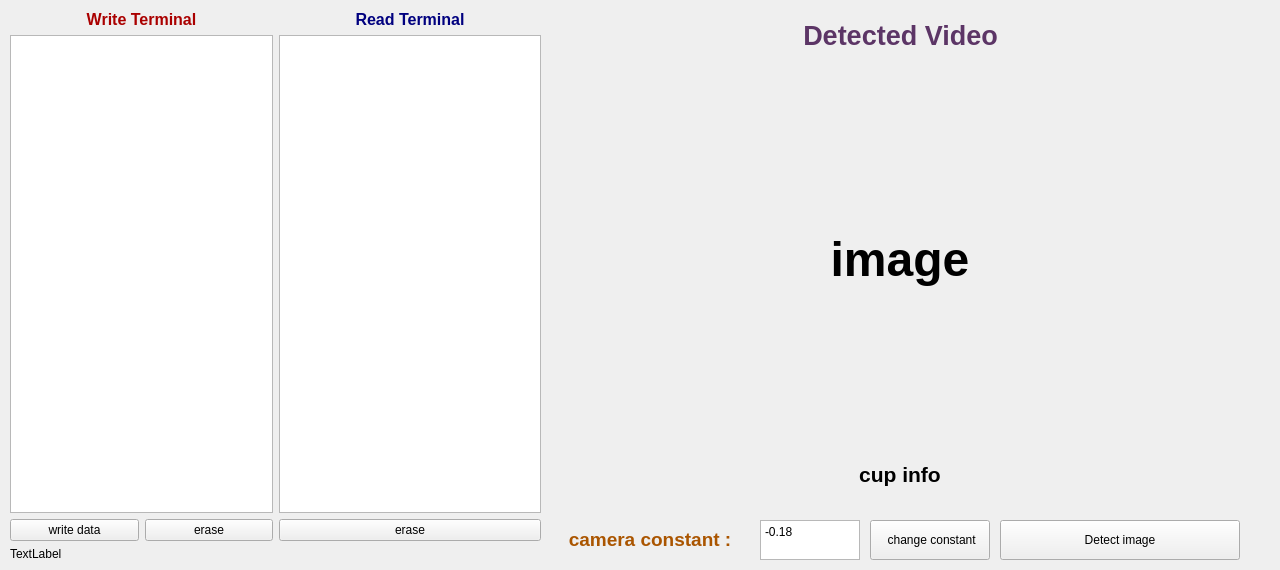
<?xml version="1.0" encoding="UTF-8"?>
<ui version="4.0">
 <class>MainWindow</class>
 <widget class="QMainWindow" name="MainWindow">
  <property name="geometry">
   <rect>
    <x>0</x>
    <y>0</y>
    <width>1280</width>
    <height>570</height>
   </rect>
  </property>
  <property name="windowTitle">
   <string>MainWindow</string>
  </property>
  <widget class="QWidget" name="centralwidget">
   <widget class="QWidget" name="gridLayoutWidget">
    <property name="geometry">
     <rect>
      <x>10</x>
      <y>10</y>
      <width>531</width>
      <height>551</height>
     </rect>
    </property>
    <layout class="QGridLayout" name="gridLayout">
     <property name="sizeConstraint">
      <enum>QLayout::SetMaximumSize</enum>
     </property>
     <property name="verticalSpacing">
      <number>6</number>
     </property>
     <item row="0" column="0">
      <layout class="QHBoxLayout" name="horizontalLayout_4">
       <item>
        <layout class="QVBoxLayout" name="verticalLeftUp">
         <item>
          <widget class="QLabel" name="WriteLabel">
           <property name="text">
            <string>&lt;html&gt;&lt;head/&gt;&lt;body&gt;&lt;p align=&quot;center&quot;&gt;&lt;span style=&quot; font-size:12pt; font-weight:600; color:#aa0000;&quot;&gt;Write Terminal&lt;/span&gt;&lt;/p&gt;&lt;/body&gt;&lt;/html&gt;</string>
           </property>
          </widget>
         </item>
         <item>
          <widget class="QPlainTextEdit" name="WritePlainText"/>
         </item>
         <item>
          <layout class="QHBoxLayout" name="horizontalLayout">
           <item>
            <widget class="QPushButton" name="BTwriteData">
             <property name="text">
              <string>write data</string>
             </property>
            </widget>
           </item>
           <item>
            <widget class="QPushButton" name="BTeraseWrite">
             <property name="text">
              <string>erase</string>
             </property>
            </widget>
           </item>
          </layout>
         </item>
        </layout>
       </item>
       <item>
        <layout class="QVBoxLayout" name="verticalRightUp">
         <item>
          <widget class="QLabel" name="ReadLabel">
           <property name="text">
            <string>&lt;html&gt;&lt;head/&gt;&lt;body&gt;&lt;p align=&quot;center&quot;&gt;&lt;span style=&quot; font-size:12pt; font-weight:600; color:#00007f;&quot;&gt;Read Terminal&lt;/span&gt;&lt;/p&gt;&lt;/body&gt;&lt;/html&gt;</string>
           </property>
          </widget>
         </item>
         <item>
          <widget class="QTextBrowser" name="ReadDataText"/>
         </item>
         <item>
          <widget class="QPushButton" name="BTeraseRead">
           <property name="text">
            <string>erase</string>
           </property>
          </widget>
         </item>
        </layout>
       </item>
      </layout>
     </item>
     <item row="1" column="0">
      <layout class="QVBoxLayout" name="verticalLayout">
       <item>
        <widget class="QLabel" name="m_status">
         <property name="text">
          <string>TextLabel</string>
         </property>
        </widget>
       </item>
      </layout>
     </item>
    </layout>
   </widget>
   <widget class="QLabel" name="imgLabel">
    <property name="geometry">
     <rect>
      <x>750</x>
      <y>20</y>
      <width>301</width>
      <height>31</height>
     </rect>
    </property>
    <property name="text">
     <string>&lt;html&gt;&lt;head/&gt;&lt;body&gt;&lt;p align=&quot;center&quot;&gt;&lt;span style=&quot; font-size:20pt; font-weight:600; color:#5c3566;&quot;&gt;Detected Video&lt;/span&gt;&lt;/p&gt;&lt;/body&gt;&lt;/html&gt;</string>
    </property>
   </widget>
   <widget class="QLabel" name="jImg">
    <property name="geometry">
     <rect>
      <x>580</x>
      <y>80</y>
      <width>640</width>
      <height>360</height>
     </rect>
    </property>
    <property name="text">
     <string>&lt;html&gt;&lt;head/&gt;&lt;body&gt;&lt;p align=&quot;center&quot;&gt;&lt;span style=&quot; font-size:36pt; font-weight:600;&quot;&gt;image&lt;/span&gt;&lt;/p&gt;&lt;/body&gt;&lt;/html&gt;</string>
    </property>
   </widget>
   <widget class="QPushButton" name="isDetectBT">
    <property name="geometry">
     <rect>
      <x>1000</x>
      <y>520</y>
      <width>240</width>
      <height>40</height>
     </rect>
    </property>
    <property name="text">
     <string>Detect image</string>
    </property>
   </widget>
   <widget class="QPlainTextEdit" name="cameraConstant">
    <property name="geometry">
     <rect>
      <x>760</x>
      <y>520</y>
      <width>100</width>
      <height>40</height>
     </rect>
    </property>
    <property name="minimumSize">
     <size>
      <width>100</width>
      <height>40</height>
     </size>
    </property>
    <property name="toolTip">
     <string/>
    </property>
    <property name="plainText">
     <string>-0.18</string>
    </property>
   </widget>
   <widget class="QLabel" name="label">
    <property name="geometry">
     <rect>
      <x>550</x>
      <y>520</y>
      <width>200</width>
      <height>40</height>
     </rect>
    </property>
    <property name="text">
     <string>&lt;html&gt;&lt;head/&gt;&lt;body&gt;&lt;p align=&quot;center&quot;&gt;&lt;span style=&quot; font-size:14pt; font-weight:600; color:#aa5500;&quot;&gt;camera constant :&lt;/span&gt;&lt;/p&gt;&lt;/body&gt;&lt;/html&gt;</string>
    </property>
   </widget>
   <widget class="QPushButton" name="changeConstant">
    <property name="geometry">
     <rect>
      <x>870</x>
      <y>520</y>
      <width>120</width>
      <height>40</height>
     </rect>
    </property>
    <property name="styleSheet">
     <string notr="true">font: oblique 9pt &quot;Sans Serif&quot;;</string>
    </property>
    <property name="text">
     <string> change constant</string>
    </property>
   </widget>
   <widget class="QLabel" name="cupInfo">
    <property name="geometry">
     <rect>
      <x>580</x>
      <y>450</y>
      <width>640</width>
      <height>50</height>
     </rect>
    </property>
    <property name="text">
     <string>&lt;html&gt;&lt;head/&gt;&lt;body&gt;&lt;p align=&quot;center&quot;&gt;&lt;span style=&quot; font-size:16pt; font-weight:600;&quot;&gt;cup info&lt;/span&gt;&lt;/p&gt;&lt;/body&gt;&lt;/html&gt;</string>
    </property>
   </widget>
  </widget>
 </widget>
 <resources/>
 <connections/>
</ui>
